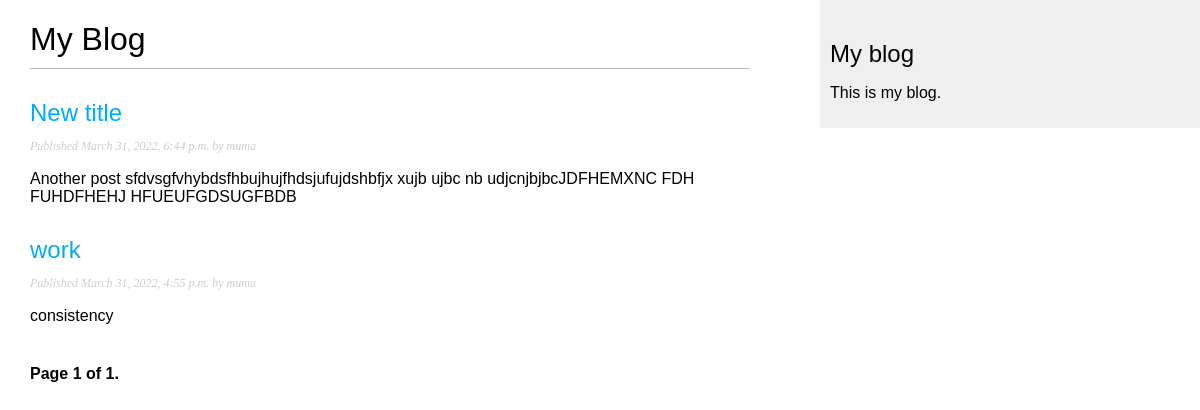
Screenshot of /blog/ with the database file from the repository.
### blog/models.py (models this page shows, shortened)
class Post(models.Model):
    STATUS_CHOICES = (('draft', 'Draft'),('published', 'Published'),)
    title = models.CharField(max_length=250)
    slug = models.SlugField(max_length=250,unique_for_date='publish') #short label
    author = models.ForeignKey(User,on_delete=models.CASCADE,related_name='blog_posts')
    body = models.TextField()
    publish = models.DateTimeField(default=timezone.now)
    created = models.DateTimeField(auto_now_add=True)
    updated = models.DateTimeField(auto_now=True)
    status = models.CharField(max_length=10,choices=STATUS_CHOICES,default='draft')
    objects = models.Manager() # The default manager.
    published = PublishedManager() # Our custom manager.
    class Meta:
          ordering = ('-publish',)
    def get_absolute_url(self):
            return reverse('blog:post_detail',
                       args=[self.publish.year,
                             self.publish.month,
                             self.publish.day, self.slug])

### blog/views.py (the view)
# urls.py: path('', views.PostListView.as_view(),
class PostListView(ListView):
    queryset = Post.published.all()
    context_object_name = 'posts'
    paginate_by = 3
    template_name = 'blog/post/list.html'

### blog/templates/blog/post/list.html (shortened to what this page needs)
{% extends "blog/base.html" %}
{% block content %}
<h1>My Blog</h1>
{% for post in posts %}
<h2>
<a href="{{ post.get_absolute_url }}">
{{ post.title }}
</a>
</h2>
<p class="date">
Published {{ post.publish }} by {{ post.author }}
</p>
{{ post.body|truncatewords:30|linebreaks }}
{% endfor %}
{% include "pagination.html" with page=page_obj %}
{% endblock %}

### blog/static/css/blog.css (style rules this page uses)
body { margin:0; padding:0; font-family:helvetica, sans-serif; }
a { color:#00abff; text-decoration:none; }
h1 { font-weight:normal; border-bottom:1px solid #bbb; padding:0 0 10px 0; }
h2 { font-weight:normal; margin:30px 0 0; }
p.date { color:#ccc; font-family: georgia, serif; font-size: 12px; font-style: italic; }

### rows the page displays
Post: title "New title", publish "March 31, 2022, 6:44 p.m.", author "muma", body "Another post sfdvsgfvhybdsfhbujhujfhdsjufujdshbfjx xujb ujbc nb udjcnjbjbcJDFHEMXNC FDH FUHDFHEHJ HFUEUFGDSUGFBDB"
Post: title "work", publish "March 31, 2022, 4:55 p.m.", author "muma", body "consistency"

### other values shown
{{ page.number }} "1"
{{ page.paginator.num_pages }} "1"
